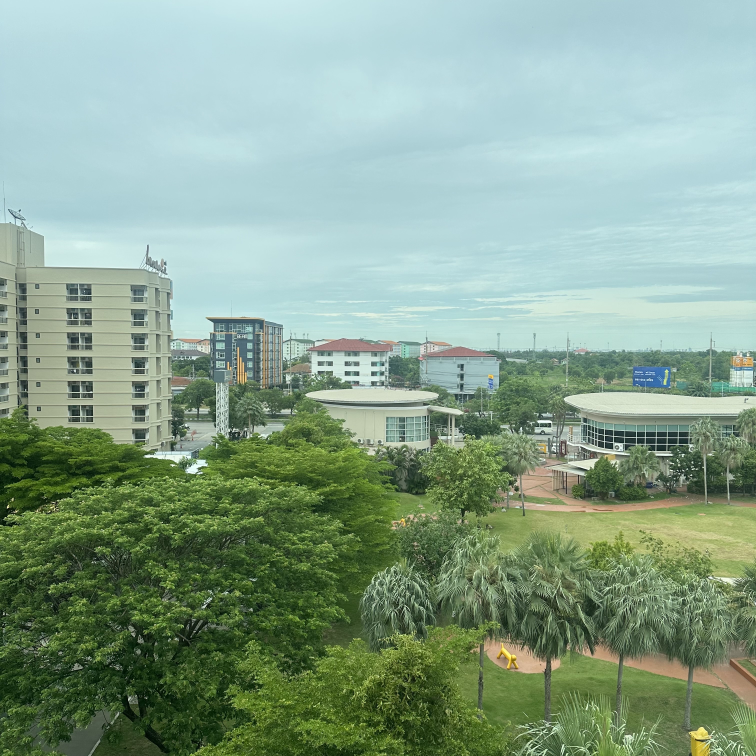
#> input picture sample-images/view-bg.jpg, 3024 x 3024 px, found by its file name (shown at 1/4 size)
$ python ex5-difference-keying.py
#> lines starting #> are read from the running program, lines starting #| are printed output that depends on the picture
import cv2 as cv
import numpy as np
import os
import matplotlib.pyplot as plt
import scipy

# Paths
input_path = 'sample-images/'
output_path = 'image-processing/excercises/'

# Read and resize the images
img_bg = cv.imread(os.path.join(input_path, 'view-bg.jpg'), cv.IMREAD_COLOR)
#> img_bg is the input picture: shape (3024, 3024, 3); mean B, G, R 141.3, 161.8, 135.8
img = cv.imread(os.path.join(input_path, 'view.jpg'), cv.IMREAD_COLOR)
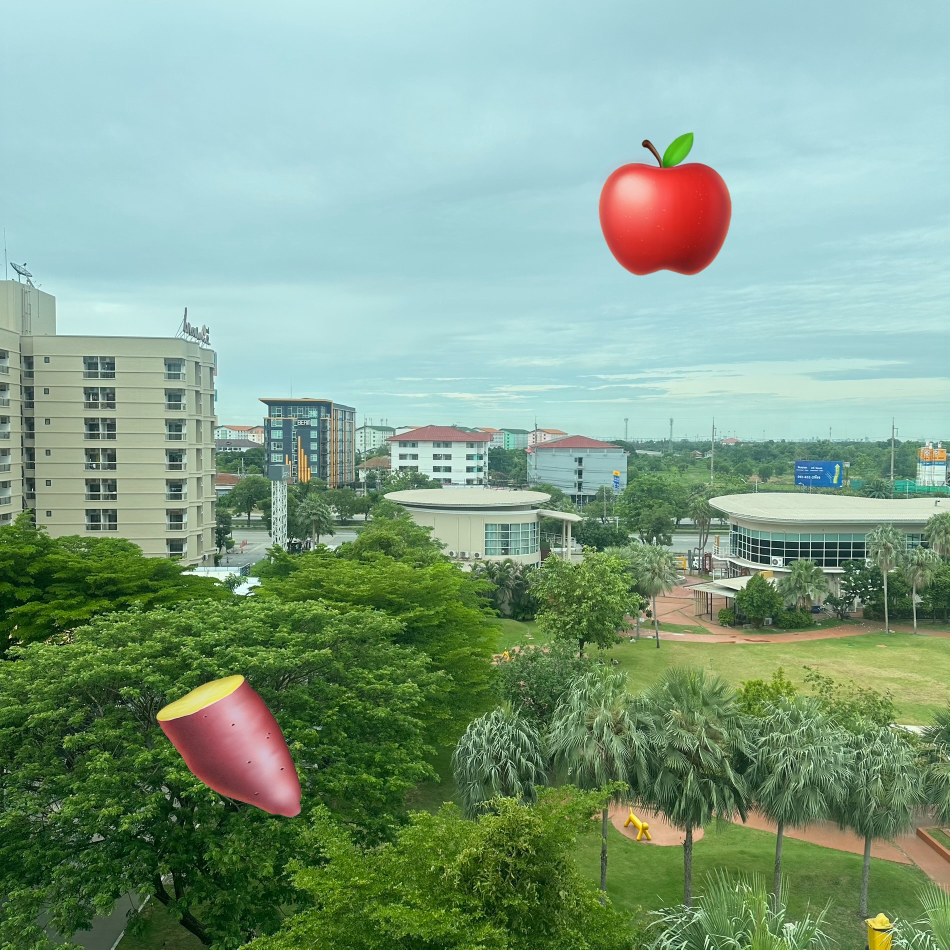
#> input picture sample-images/view.jpg, 1899 x 1899 px, found by its file name (shown at 1/2 size)
#> img is the input picture: shape (1899, 1899, 3); mean B, G, R 136.8, 160.7, 130.3

l = 1024
img = cv.resize(img, (l, l))
#> img: shape (1024, 1024, 3)
img_bg = cv.resize(img_bg, (l, l))
#> img_bg: shape (1024, 1024, 3)

# Define the corner filter
corner_filter = np.array([[-1, -2, 1],
                          [-2, 4, -2],
                          [-1, -2, 1]]) / 4

# Function to apply a filter to each channel of a color image
def apply_filter_to_color_image(image, filter_kernel):
    channels = cv.split(image)
    filtered_channels = [scipy.signal.convolve2d(channel, filter_kernel, mode='same') for channel in channels]
    return cv.merge(filtered_channels)

# Function to apply variance check and generate foreground image
def apply_variance_check(img, img_bg, v):
#> called with v = 0.6
    new_img = np.zeros(img.shape)
    for i in range(img.shape[0]):
        for j in range(img.shape[1]):
            var = ((img[i, j] - img_bg[i, j]) ** 2) / 255  # Compute variance
            if np.all(var < v):
                new_img[i, j] = img[i, j]
            else:
                new_img[i, j] = 0
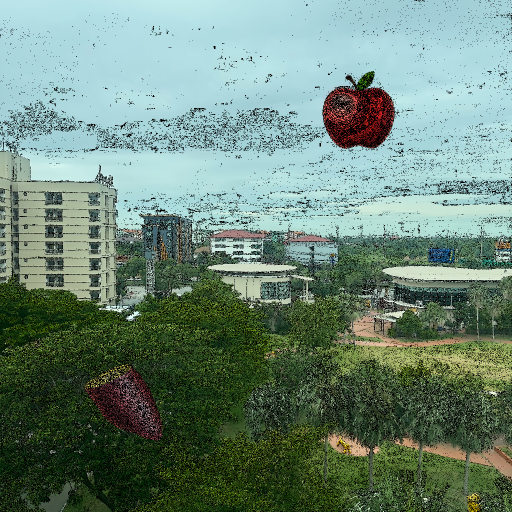
#> new_img: shape (1024, 1024, 3) float64 (shown at 1/2 size); mean B, G, R 119.6, 134.8, 108.7
    new_img = img - new_img
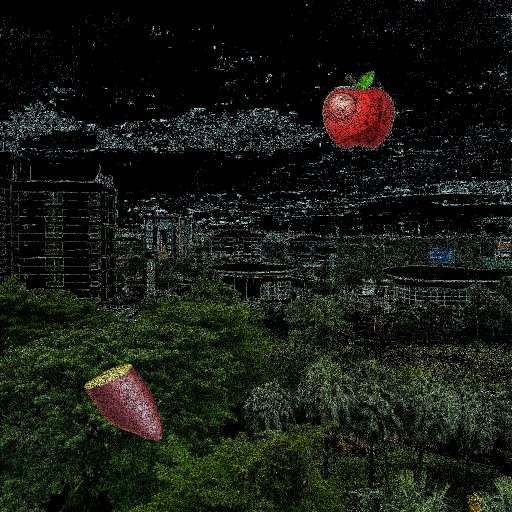
#> new_img: shape (1024, 1024, 3) float64 (shown at 1/2 size); mean B, G, R 17.1, 25.8, 21.5
    return new_img.astype(np.uint8)

# Apply variance check to obtain foreground image
img_fg = apply_variance_check(img, img_bg, 0.6)

# Function to apply median blur to each channel of a color image
def apply_median_blur(img_fg, kernel):
#> called with kernel = 17
    b, g, r = cv.split(img_fg)
    b = cv.medianBlur(b, kernel)
    g = cv.medianBlur(g, kernel)
    r = cv.medianBlur(r, kernel)
    return cv.merge([b, g, r])

# Apply median blur to smooth out noise in foreground image
median_filtered = apply_median_blur(img_fg, 17)

# Perform connected component analysis to detect objects
num_labels, labels, stats, centroids = cv.connectedComponentsWithStats(cv.cvtColor(median_filtered, cv.COLOR_BGRA2GRAY), connectivity=8)
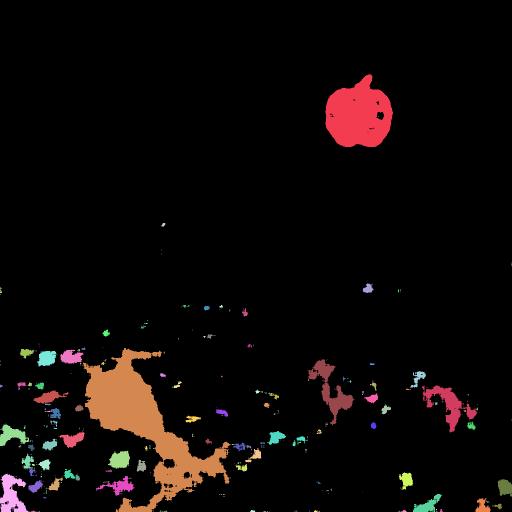
#> labels: shape (1024, 1024) int32 (shown at 1/2 size); 366 distinct labels, from 0 to 365; one colour per label, 0 black
#> num_labels = 366; stats = 366 rows, first 6: [0, 0, 1024, 1024, 976290], [651, 148, 135, 146, 13837], [756, 232, 1, 2, 2], [322, 446, 8, 7, 37], [331, 447, 1, 1, 1], [331, 449, 1, 1, 1]; centroids = 366 pairs, first value 0 to 1023, second value 230.2 to 1023

# Create copies of images for visualization
median_detected = median_filtered.copy()
img_detected = img.copy()

# Draw bounding boxes and centroids around detected objects
for i in range(1, num_labels):  # Skip background label 0
    centroid_x, centroid_y = centroids[i]
    x, y, w, h = stats[i][cv.CC_STAT_LEFT], stats[i][cv.CC_STAT_TOP], stats[i][cv.CC_STAT_WIDTH], stats[i][cv.CC_STAT_HEIGHT]
    aspect_ratio_tolerance = 0.2

    thickness = 10
    if abs(w / h - 1) < aspect_ratio_tolerance:
        cv.rectangle(median_detected, (int(x), int(y)), (int(x + w), int(y + h)), (218, 112, 214), thickness-5)
        cv.rectangle(img_detected, (int(x), int(y)), (int(x + w), int(y + h)), (218, 112, 214), thickness-5)
    cv.circle(median_detected, (int(centroid_x), int(centroid_y)), 5, (0, 255, 0), thickness)
    cv.circle(img_detected, (int(centroid_x), int(centroid_y)), 5, (0, 255, 0), thickness)
#> this loop made 365 passes
#> (centroid_x, centroid_y, x, y, w, h) on passes 1 to 3: (716.9, 230.2, 651, 148, 135, 146), (756, 232.5, 756, 232, 1, 2), (326.2, 449.2, 322, 446, 8, 7)
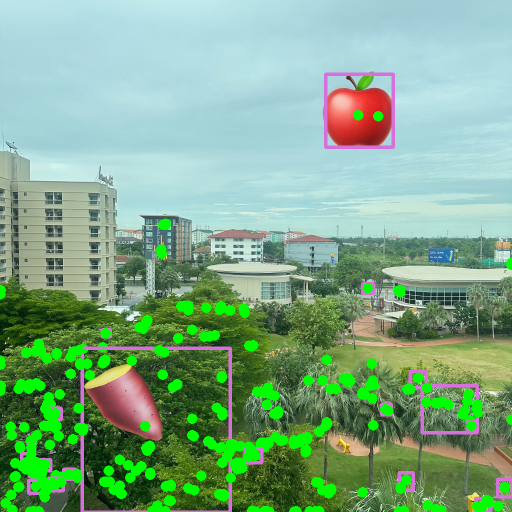
#> img_detected: shape (1024, 1024, 3) (shown at 1/2 size); mean B, G, R 135.8, 169.9, 127.1
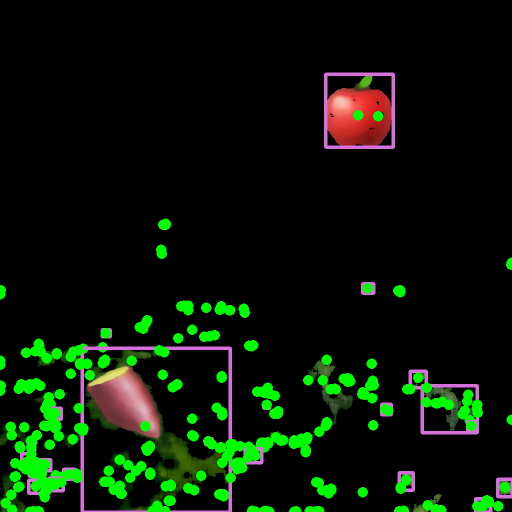
#> median_detected: shape (1024, 1024, 3) (shown at 1/2 size); mean B, G, R 5.9, 22, 8.9

# Set figure size and plot images with titles
plt.figure(figsize=(15, 10))

plt.subplot(2, 3, 1)
plt.imshow(cv.cvtColor(img, cv.COLOR_BGR2RGB))
plt.title('Original Image')

plt.subplot(2, 3, 2)
plt.imshow(cv.cvtColor(img_bg, cv.COLOR_BGR2RGB))
plt.title('Background Image')

plt.subplot(2, 3, 3)
plt.imshow(cv.cvtColor(img_fg, cv.COLOR_BGR2RGB))
plt.title('Background Removed Image')

plt.subplot(2, 3, 4)
plt.imshow(cv.cvtColor(median_filtered, cv.COLOR_BGR2RGB))
plt.title('Bilateral Filtered Image')

plt.subplot(2, 3, 5)
plt.imshow(cv.cvtColor(median_detected, cv.COLOR_BGR2RGB))
plt.title('Median Detected Image')

plt.subplot(2, 3, 6)
plt.imshow(cv.cvtColor(img_detected, cv.COLOR_BGR2RGB))
plt.title('Object Detected Image')

plt.suptitle('Filtered Image with Centroids')
plt.tight_layout()

# Save the output figure
output_filename = 'output-difference-keying.jpg'
plt.savefig(os.path.join(output_path, output_filename))
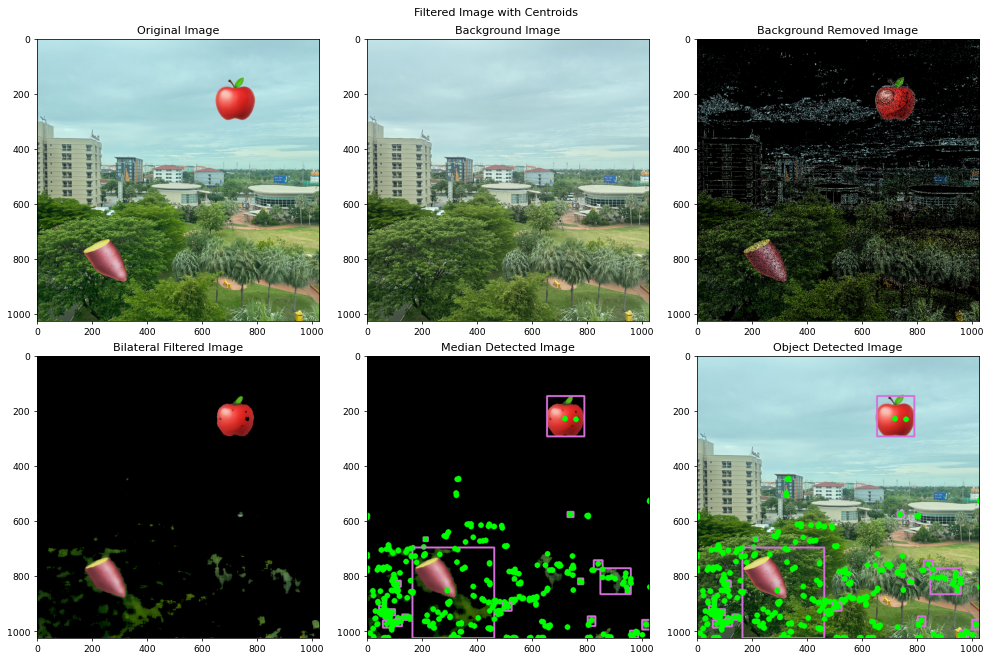
#> figure drawn by matplotlib, 6 panels

# Display the plot
plt.show()

# Uncomment the following lines if you want to display the image using OpenCV windows
# cv.imshow('img', img_detected)
# cv.waitKey(0)
# cv.destroyAllWindows()

print(f"Saved output as '{output_filename}'")
